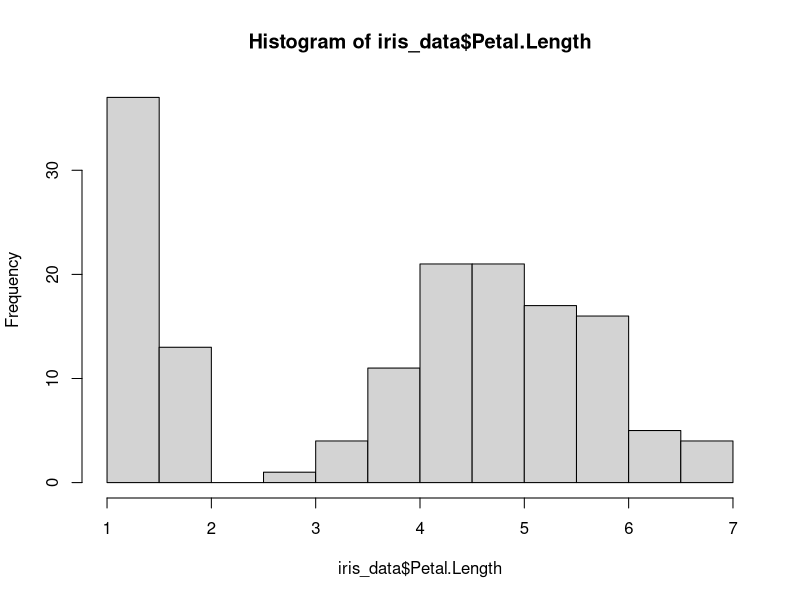
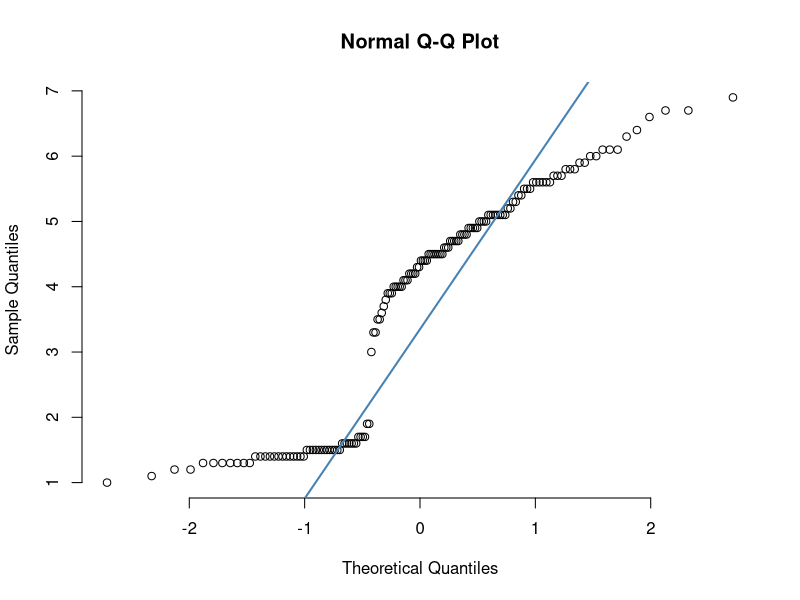
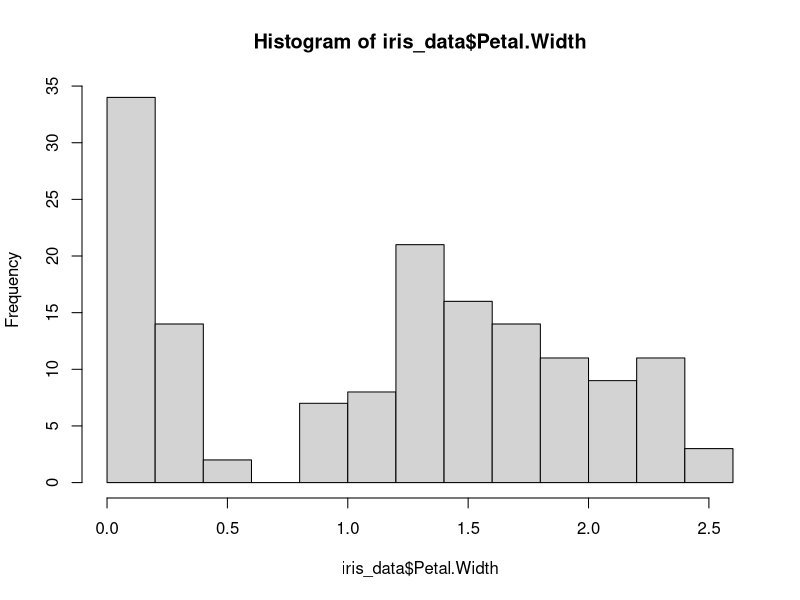
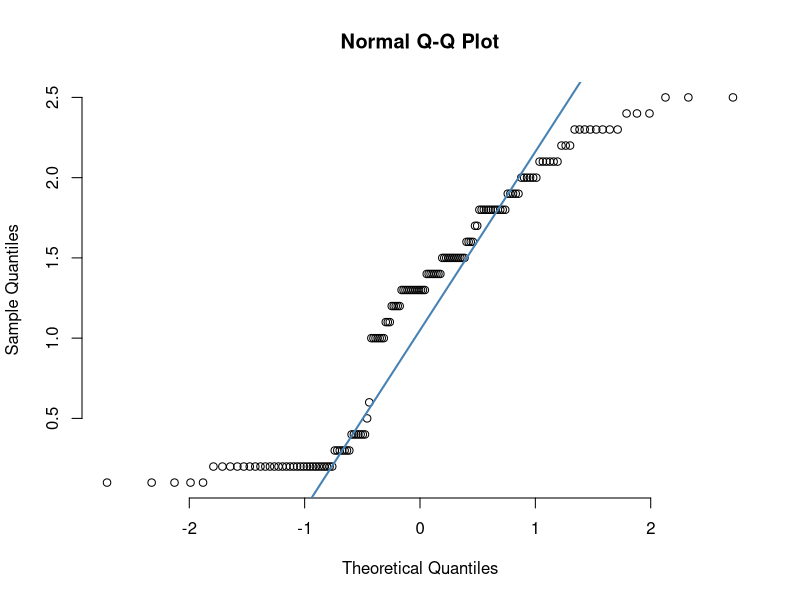

R code for these plots, in order:
##############################
## Questao 1: Fa?a o codigo abaixo funcionar corretamente
##############################

#################################
# data
iris_data <- iris[,1:4]
iris_data
# View(iris_data)
#################################
# histograma
hist(iris_data$Petal.Length)

# qqplot
qqnorm(iris_data$Petal.Length, pch = 1, frame = FALSE); qqline(iris_data$Petal.Length, col = "steelblue", lwd = 2)

## shapiro test 
resultado_shapiro = shapiro.test(iris_data$Petal.Length)

## Explore a variavel "resultado_shapiro" e substitua o "??" pela variavel referente ao p-value
p_valor = resultado_shapiro$p.value
  
# p-value ? maior que 0.05? FALSE
p_valor > 0.05 #FALSE

#################################
# histograma
hist(iris_data$Petal.Width)

# qqplot
qqnorm(iris_data$Petal.Width, pch=1, frame=FALSE); qqline(iris_data$Petal.Width, col = "steelblue", lwd = 2)

## shapiro test 
resultado_shapiro = shapiro.test(iris_data$Petal.Width)

## Explore a variavel "resultado_shapiro" e substitua o "??" pela variavel referente ao p-value
p_valor = resultado_shapiro$p.value
  
# p-value ? maior que 0.05? FALSE
p_valor > 0.05 #FALSE
